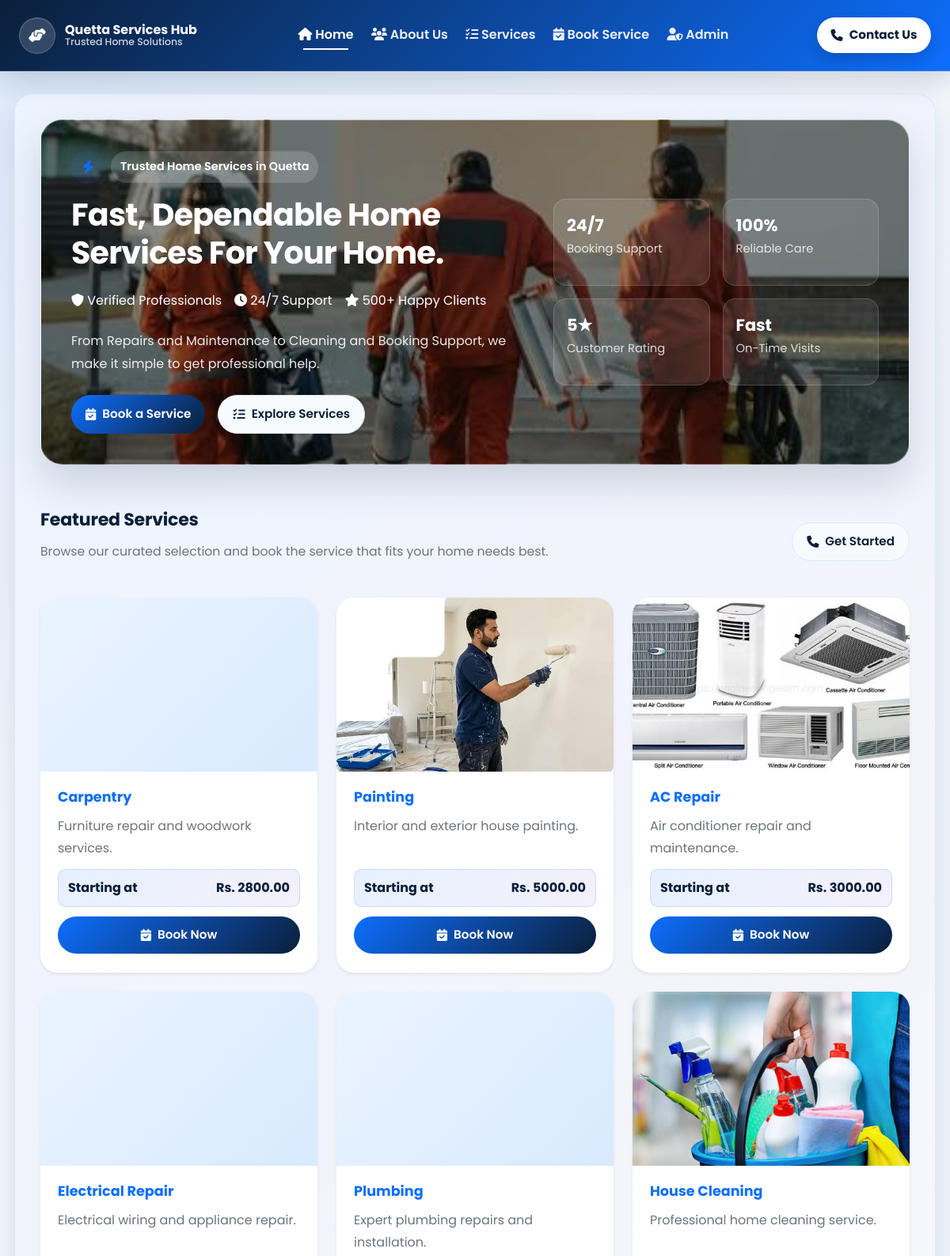
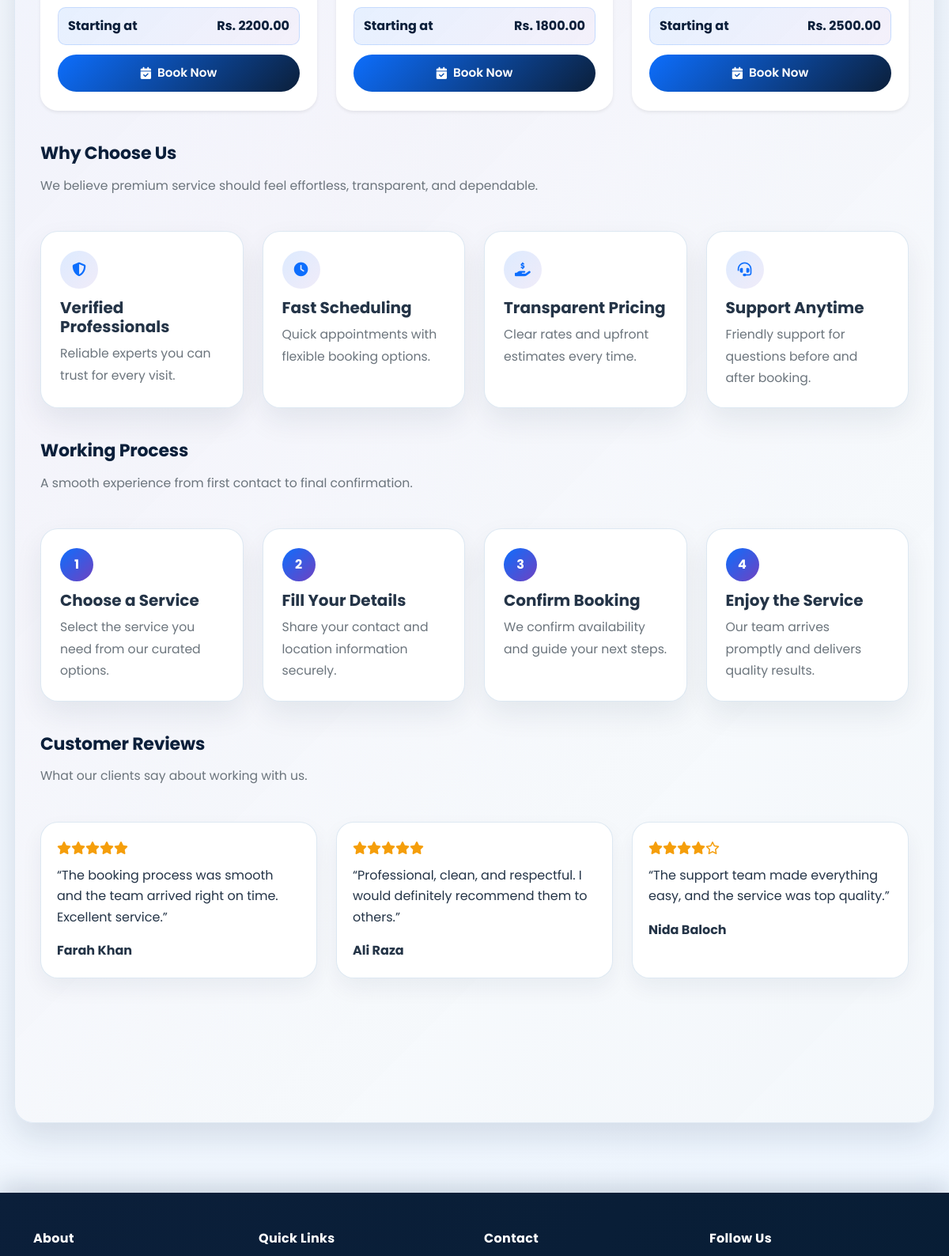
The page / (upper part) on the database its author committed (2 pictures, top to bottom).
### tables this page shows
CREATE TABLE `services` (
  `id` int(11) NOT NULL,
  `name` varchar(255) NOT NULL,
  `description` text NOT NULL,
  `price` decimal(10,2) NOT NULL,
  `image` varchar(255) NOT NULL
);

### index.php (the view, shortened to what this page needs)
<?php
$activePage = 'home';
include 'config.php';
function resolveField(array $row, array $candidates) {
    foreach ($candidates as $candidate) {
        if (array_key_exists($candidate, $row) && $row[$candidate] !== null && $row[$candidate] !== '') {
            return $row[$candidate];
        }
    }
    return '';
}
$services = [];
if ($conn) {
    $tableCheck = $conn->query("SHOW TABLES LIKE 'services'");
    if ($tableCheck && $tableCheck->num_rows > 0) {
        $query = 'SELECT * FROM services ORDER BY id DESC';
        $result = $conn->query($query);
        if ($result) {
            while ($row = $result->fetch_assoc()) {
                $services[] = [
                    'id' => resolveField($row, ['id']),
                    'image' => resolveField($row, ['image', 'service_image', 'img', 'photo', 'thumbnail', 'service_photo']),
                    'name' => resolveField($row, ['name', 'title', 'service_name', 'service_title', 'service_type']),
                    'description' => resolveField($row, ['description', 'details', 'service_description', 'short_description', 'summary']),
                    'price' => resolveField($row, ['price', 'service_price', 'cost', 'amount']),
                ];
            }
        }
    }
}
?>
<!DOCTYPE html>
<html lang="en">
<head>
    <link href="https://cdn.jsdelivr.net/npm/bootstrap@5.3.3/dist/css/bootstrap.min.css" rel="stylesheet">
    <link rel="stylesheet" href="https://cdnjs.cloudflare.com/ajax/libs/font-awesome/6.5.2/css/all.min.css">
    <link rel="stylesheet" href="assets/styles.css">
</head>
<body>
    <header>
    <nav class="navbar navbar-expand-lg navbar-dark navbar-custom" aria-label="Primary navigation">
        <div class="container-fluid px-3 px-lg-4">
            <a class="navbar-brand" href="index.php">
                <span class="brand-mark"><i class="fa-solid fa-hands-helping"></i></span>
                <span class="brand-text">
                    <span class="brand-name">Quetta Services Hub</span>
                    <span class="brand-tag">Trusted Home Solutions</span>
                </span>
            </a>
            <div class="collapse navbar-collapse" id="mainNavbar">
                <ul class="navbar-nav mx-auto mb-2 mb-lg-0">
                    <li class="nav-item"><a class="nav-link <?= $activePage === 'home' ? 'active' : '' ?>" href="index.php"><i class="fa-solid fa-house"></i> Home</a></li>
                    <li class="nav-item"><a class="nav-link" href="about.php"><i class="fa-solid fa-users"></i> About Us</a></li>
                    <li class="nav-item"><a class="nav-link" href="#services"><i class="fa-solid fa-list-check"></i> Services</a></li>
                    <li class="nav-item"><a class="nav-link" href="book.php"><i class="fa-solid fa-calendar-check"></i> Book Service</a></li>
                    <li class="nav-item"><a class="nav-link" href="admin_login.php"><i class="fa-solid fa-user-shield"></i> Admin</a></li>
                </ul>
                <a class="btn btn-contact" href="contact.php"><i class="fa-solid fa-phone"></i> Contact Us</a>
            </div>
        </div>
    </nav>
    </header>
    <main class="page-shell">
        <div class="page-card page-card--soft page-shell-card">
            <section class="hero-panel hero-section fade-in-section hero-panel--spaced">
                <div class="row align-items-center g-4">
                    <div class="col-lg-7">
                        <div class="d-flex align-items-center gap-2 mb-3">
                            <span class="icon-badge"><i class="fa-solid fa-bolt"></i></span>
                            <span class="hero-badge">Trusted Home Services in Quetta</span>
                        </div>
                        <h1>Fast, Dependable Home Services For Your Home.</h1>
                        <div class="d-flex flex-wrap gap-3 my-4 trust-badges">
                            <div class="trust-badge">
                                <i class="fa-solid fa-shield"></i>
                                <span>Verified Professionals</span>
                            </div>
                            <div class="trust-badge">
                                <i class="fa-solid fa-clock"></i>
                                <span>24/7 Support</span>
                            </div>
                            <div class="trust-badge">
                                <i class="fa-solid fa-star"></i>
                                <span>500+ Happy Clients</span>
                            </div>
                        </div>
                        <p>From Repairs and Maintenance to Cleaning and Booking Support, we make it simple to get professional help.</p>
                        <div class="d-flex flex-wrap gap-3 mt-4">
                            <a href="book.php" class="btn btn-primary"><i class="fa-solid fa-calendar-check"></i> Book a Service</a>
                            <a href="#services" class="btn btn-secondary"><i class="fa-solid fa-list-check"></i> Explore Services</a>
                        </div>
                    </div>
                    <div class="col-lg-5">
                        <div class="row g-3">
                            <div class="col-12 col-sm-6">
                                <div class="stat-box">
                                    <div class="stat-value">24/7</div>
                                    <div class="stat-label">Booking Support</div>
                                </div>
                            </div>
                            <div class="col-12 col-sm-6">
                                <div class="stat-box">
                                    <div class="stat-value">100%</div>
                                    <div class="stat-label">Reliable Care</div>
                                </div>
                            </div>
                            <div class="col-12 col-sm-6">
                                <div class="stat-box">
                                    <div class="stat-value">5★</div>
                                    <div class="stat-label">Customer Rating</div>
                                </div>
                            </div>
                            <div class="col-12 col-sm-6">
                                <div class="stat-box">
                                    <div class="stat-value">Fast</div>
                                    <div class="stat-label">On-Time Visits</div>
                                </div>
                            </div>
                        </div>
                    </div>
                </div>
            </section>
            <section class="section-block fade-in-section" id="services">
                <div class="d-flex flex-column flex-md-row justify-content-between align-items-md-center gap-3 mb-4">
                    <div>
                        <div class="section-title">Featured Services</div>
                        <p class="section-subtitle">Browse our curated selection and book the service that fits your home needs best.</p>
                    </div>
                    <a href="book.php" class="btn btn-secondary"><i class="fa-solid fa-phone"></i> Get Started</a>
                </div>
                <?php if (!empty($services)) : ?>
                    <div class="row g-4">
                        <?php foreach ($services as $service) : ?>
                            <div class="col-12 col-md-6 col-xl-4">
                                <div class="card service-card h-100 border-0 shadow-sm fade-in-section">
                                    <img src="images/<?= htmlspecialchars($service['image']) ?>" alt="<?= htmlspecialchars($service['name']) ?>" loading="lazy" decoding="async">
                                    <div class="service-card__body">
                                        <h3 class="service-card__title"><?= htmlspecialchars($service['name']) ?></h3>
                                        <p class="service-card__text"><?= htmlspecialchars($service['description']) ?></p>
                                        <div class="price-pill">
                                            <span>Starting at</span>
                                            <span>Rs. <?= htmlspecialchars($service['price']) ?></span>
                                        </div>
                                        <a href="book.php?service_id=<?= (int)($service['id'] ?? 0) ?>" class="btn btn-primary"><i class="fa-solid fa-calendar-check"></i> Book Now</a>
                                    </div>
                                </div>
                            </div>
                        <?php endforeach; ?>
                    </div>
                <?php endif; ?>
            </section>
            <section class="section-block fade-in-section">
                <div class="section-title">Why Choose Us</div>
                <p class="section-subtitle">We believe premium service should feel effortless, transparent, and dependable.</p>
                <div class="row g-4 mt-1">
                    <div class="col-12 col-md-6 col-lg-3">
                        <div class="card-surface p-4 h-100">
                            <div class="feature-icon"><i class="fa-solid fa-shield-halved"></i></div>
                            <h5 class="fw-bold mb-2">Verified Professionals</h5>
                            <p class="section-subtitle mb-0">Reliable experts you can trust for every visit.</p>
                        </div>
                    </div>
                    <div class="col-12 col-md-6 col-lg-3">
                        <div class="card-surface p-4 h-100">
                            <div class="feature-icon"><i class="fa-solid fa-clock"></i></div>
                            <h5 class="fw-bold mb-2">Fast Scheduling</h5>
                            <p class="section-subtitle mb-0">Quick appointments with flexible booking options.</p>
                        </div>
                    </div>
                    <div class="col-12 col-md-6 col-lg-3">
                        <div class="card-surface p-4 h-100">
                            <div class="feature-icon"><i class="fa-solid fa-hand-holding-dollar"></i></div>
                            <h5 class="fw-bold mb-2">Transparent Pricing</h5>
                            <p class="section-subtitle mb-0">Clear rates and upfront estimates every time.</p>
                        </div>
                    </div>
                    <div class="col-12 col-md-6 col-lg-3">
                        <div class="card-surface p-4 h-100">
                            <div class="feature-icon"><i class="fa-solid fa-headset"></i></div>
                            <h5 class="fw-bold mb-2">Support Anytime</h5>
                            <p class="section-subtitle mb-0">Friendly support for questions before and after booking.</p>
                        </div>
                    </div>
                </div>
            </section>
            <section class="section-block fade-in-section">
                <div class="section-title">Working Process</div>
                <p class="section-subtitle">A smooth experience from first contact to final confirmation.</p>
                <div class="row g-4 mt-1">
                    <div class="col-12 col-md-6 col-lg-3">
                        <div class="card-surface p-4 h-100">
                            <div class="step-number">1</div>
                            <h5 class="fw-bold mb-2">Choose a Service</h5>
                            <p class="section-subtitle mb-0">Select the service you need from our curated options.</p>
                        </div>
                    </div>
                    <div class="col-12 col-md-6 col-lg-3">
                        <div class="card-surface p-4 h-100">
                            <div class="step-number">2</div>
                            <h5 class="fw-bold mb-2">Fill Your Details</h5>
                            <p class="section-subtitle mb-0">Share your contact and location information securely.</p>
                        </div>
                    </div>
                    <div class="col-12 col-md-6 col-lg-3">
                        <div class="card-surface p-4 h-100">
                            <div class="step-number">3</div>
                            <h5 class="fw-bold mb-2">Confirm Booking</h5>
                            <p class="section-subtitle mb-0">We confirm availability and guide your next steps.</p>
                        </div>
                    </div>
                    <div class="col-12 col-md-6 col-lg-3">
                        <div class="card-surface p-4 h-100">
                            <div class="step-number">4</div>
                            <h5 class="fw-bold mb-2">Enjoy the Service</h5>
                            <p class="section-subtitle mb-0">Our team arrives promptly and delivers quality results.</p>
                        </div>
                    </div>
                </div>
            </section>
            <section class="section-block fade-in-section">
                <div class="section-title">Customer Reviews</div>
                <p class="section-subtitle">What our clients say about working with us.</p>
                <div class="row g-4 mt-1">
                    <div class="col-12 col-md-6 col-lg-4">
                        <div class="review-card">
                            <div class="stars"><i class="fa-solid fa-star"></i><i class="fa-solid fa-star"></i><i class="fa-solid fa-star"></i><i class="fa-solid fa-star"></i><i class="fa-solid fa-star"></i></div>
                            <p class="mb-3">“The booking process was smooth and the team arrived right on time. Excellent service.”</p>
                            <strong>Farah Khan</strong>
                        </div>
                    </div>
                    <div class="col-12 col-md-6 col-lg-4">
                        <div class="review-card">
                            <div class="stars"><i class="fa-solid fa-star"></i><i class="fa-solid fa-star"></i><i class="fa-solid fa-star"></i><i class="fa-solid fa-star"></i><i class="fa-solid fa-star"></i></div>
                            <p class="mb-3">“Professional, clean, and respectful. I would definitely recommend them to others.”</p>
                            <strong>Ali Raza</strong>
                        </div>
                    </div>
                    <div class="col-12 col-md-6 col-lg-4">
                        <div class="review-card">
                            <div class="stars"><i class="fa-solid fa-star"></i><i class="fa-solid fa-star"></i><i class="fa-solid fa-star"></i><i class="fa-solid fa-star"></i><i class="fa-regular fa-star"></i></div>
                            <p class="mb-3">“The support team made everything easy, and the service was top quality.”</p>
                            <strong>Nida Baloch</strong>
                        </div>
                    </div>
                </div>
            </section>
        </div>
    </main>
    <footer class="footer-premium" role="contentinfo">
        <div class="container">
            <div class="row g-4">
                <div class="col-12 col-md-6 col-lg-3">
                    <h5 class="footer-title">About</h5>
                </div>
                <div class="col-12 col-md-6 col-lg-3">
                    <h5 class="footer-title">Quick Links</h5>
                </div>
                <div class="col-12 col-md-6 col-lg-3">
                    <h5 class="footer-title">Contact</h5>
                </div>
                <div class="col-12 col-md-6 col-lg-3">
                    <h5 class="footer-title">Follow Us</h5>
                </div>
            </div>
        </div>
    </footer>
    </body>
</html>

### rows shown on the page
services: image (picture), name "Carpentry", description "Furniture repair and woodwork services.", price "2800.00"
services: image (picture), name "Painting", description "Interior and exterior house painting.", price "5000.00"
services: image (picture), name "AC Repair", description "Air conditioner repair and maintenance.", price "3000.00"
services: image (picture), name "Electrical Repair", description "Electrical wiring and appliance repair.", price "2200.00"
services: image (picture), name "Plumbing", description "Expert plumbing repairs and installation.", price "1800.00"
services: image (picture), name "House Cleaning", description "Professional home cleaning service.", price "2500.00"
